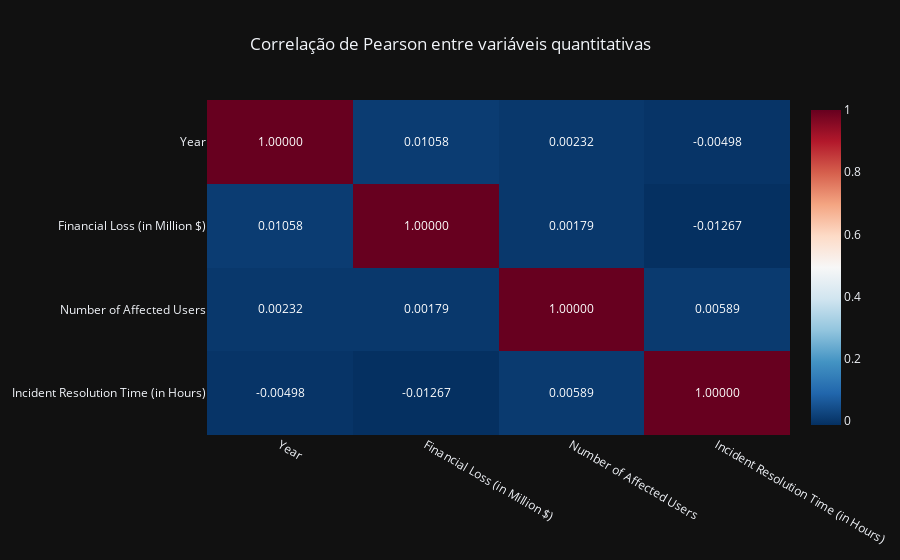

The notebook cell saved with this chart:
### Markdown cell above
Todos os gráficos de dispersão estão com os pontos muito espalhados e sem formar nenhum padrão claro (reta, curva, aglomeração etc.). Isso indica que **não há relação aparente (linear ou não-linear)** entre os pares de variáveis.

Para aprofundar a análise, calculei a matriz de correlação utilizando a função corr(), que, por padrão, aplica o método de Pearson. Esse método mede a força e a direção da relação linear entre duas variáveis, gerando uma pontuação que varia de -1 a +1:

* 0 indica ausência de correlação,
* +1 representa uma correlação positiva perfeita,
* -1 representa uma correlação negativa perfeita.

### Code cell
#Analisando mais a fundo a correlação linear entre os campos numéricos
correlacao = df.select_dtypes(include=['number']).corr()
fig = px.imshow(correlacao,
                text_auto=".5f",
                aspect="auto",
                title='Correlação de Pearson entre variáveis quantitativas',
                color_continuous_scale='RdBu_r')

fig.update_layout(
    title_x=0.5
)

fig.show()

### Figure 1 — Plotly figure (JSON) as saved in the notebook; plotly's stock layout.template omitted (floating-point values rounded to 4 significant figures)
{"data": [{"coloraxis": "coloraxis", "name": "0", "texttemplate": "%{z:.5f}", "x": ["Year", "Financial Loss (in Million $)", "Number of Affected Users", "Incident Resolution Time (in Hours)"], "y": ["Year", "Financial Loss (in Million $)", "Number of Affected Users", "Incident Resolution Time (in Hours)"], "z": [[1.0, 0.01058, 0.002317, -0.004982], [0.01058, 1.0, 0.001787, -0.01267], [0.002317, 0.001787, 1.0, 0.005893], [-0.004982, -0.01267, 0.005893, 1.0]], "type": "heatmap", "xaxis": "x", "yaxis": "y", "hovertemplate": "x: %{x}<br>y: %{y}<br>color: %{z}<extra></extra>"}], "layout": {"xaxis": {"anchor": "y", "domain": [0.0, 1.0]}, "yaxis": {"anchor": "x", "domain": [0.0, 1.0], "autorange": "reversed"}, "coloraxis": {"colorscale": [[0.0, "rgb(5,48,97)"], [0.1, "rgb(33,102,172)"], [0.2, "rgb(67,147,195)"], [0.3, "rgb(146,197,222)"], [0.4, "rgb(209,229,240)"], [0.5, "rgb(247,247,247)"], [0.6, "rgb(253,219,199)"], [0.7, "rgb(244,165,130)"], [0.8, "rgb(214,96,77)"], [0.9, "rgb(178,24,43)"], [1.0, "rgb(103,0,31)"]]}, "title": {"text": "Correlação de Pearson entre variáveis quantitativas", "x": 0.5}}}
